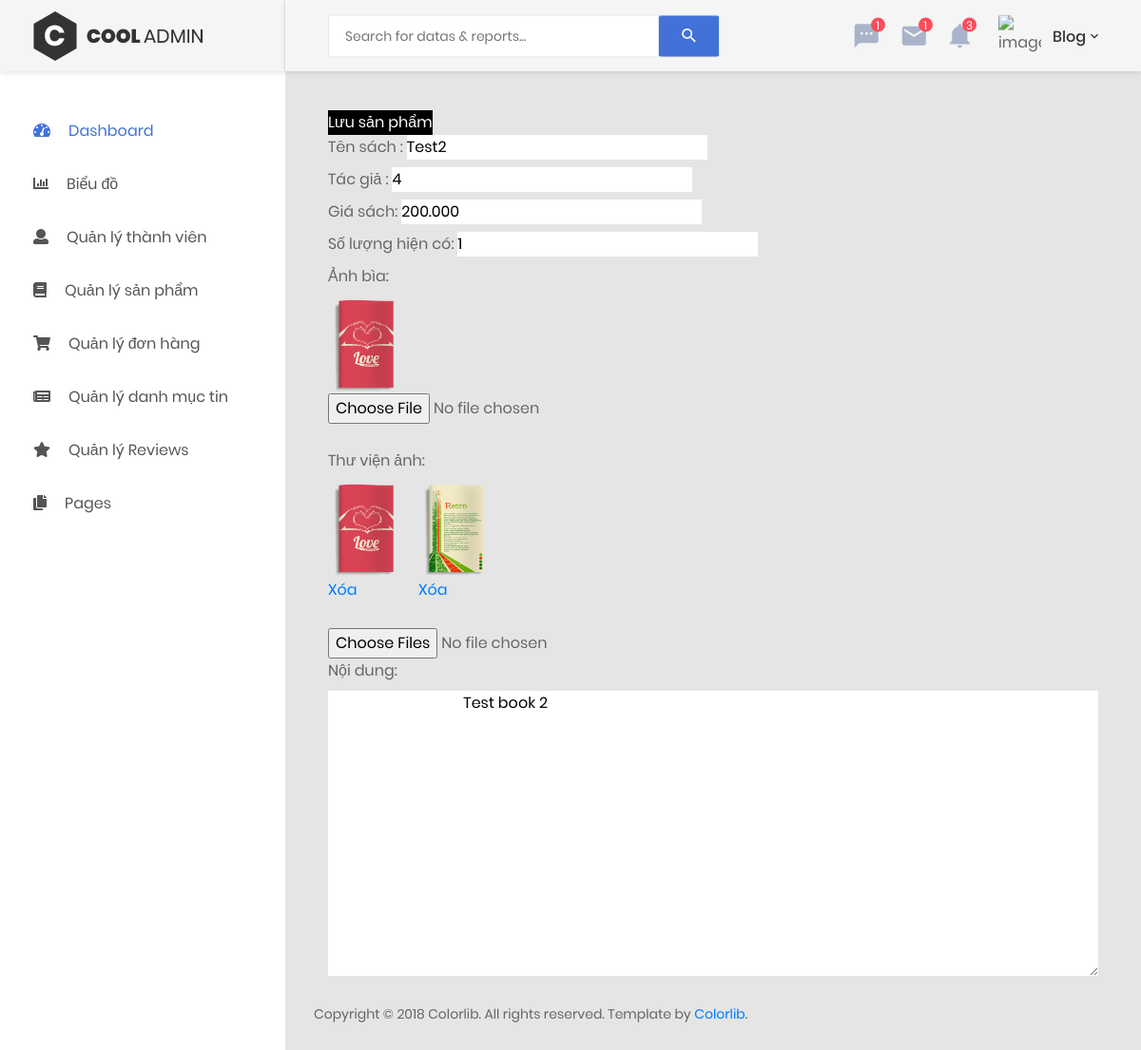
/admin/book_handle.php?id=31&task=copy&task=copy (signed in), run on the app's committed database.
### tables this page shows
CREATE TABLE `books_authors` (
  `author_id` int(11) NOT NULL,
  `book_id` int(11) NOT NULL
);

CREATE TABLE `books` (
  `id` int(11) NOT NULL,
  `tittle` varchar(255) NOT NULL,
  `image` varchar(255) NOT NULL,
  `price` float NOT NULL,
  `discount` float DEFAULT NULL,
  `quantity` int(11) NOT NULL,
  `content` longtext NOT NULL,
  `publication_date` int(11) DEFAULT NULL,
  `created_date` int(11) NOT NULL,
  `last_updated` int(11) NOT NULL
);

CREATE TABLE `books_library` (
  `id` int(11) NOT NULL,
  `book_id` int(11) NOT NULL,
  `path` varchar(255) NOT NULL,
  `created_time` int(11) NOT NULL,
  `last_updated` int(11) NOT NULL
);

### admin/book_handle.php (the view, shortened to what this page needs)
<?php
    include 'header.php';
     ?>
   <body>
        <?php if (empty($_SESSION['current_user'])) { ?>
            <a href="login.php">Đăng nhập để vào trang Admin</a>
            <?php
         } else {
        include 'menu_sidebar.php';
        ?>
        <div class="page-container">
    <?php
        include 'admin_navbar.php';
    ?>
            <div class="main-content">
                <div class="section__content section__content--p30">
                    <div class="container-fluid">
                        <div class="row">
                            <div class="col-md-12">
            <?php
            if (isset($_GET['action']) && ($_GET['action'] == 'add' || $_GET['action'] == 'edit')) {
               if (isset($_POST['tittle']) && !empty($_POST['tittle']) && isset($_POST['price']) && !empty($_POST['price'])) {
                    $galleryImages = array();
                    if (empty($_POST['tittle'])) {
                        $error = "Bạn phải nhập tên sản phẩm";
                    } elseif (empty($_POST['price'])) {
                        $error = "Bạn phải nhập giá sản phẩm";
                    } elseif (!empty($_POST['price']) && is_numeric(str_replace('.', '', $_POST['price'])) == false) {
                        $error = "Giá nhập không hợp lệ";
                    }
                    if (isset($_FILES['image']) && !empty($_FILES['image']['name'][0])) {
                        $uploadedFiles = $_FILES['image'];
                        $result = uploadFiles($uploadedFiles);
                        if (!empty($result['errors'])) {
                            $error = $result['errors'];
                        } else {
                            $image = $result['path'];
                        }
                    }
                    if (!isset($image) && !empty($_POST['image'])) {
                        $image = $_POST['image'];
                    }
                    if (isset($_FILES['gallery']) && !empty($_FILES['gallery']['name'][0])) {
                        $uploadedFiles = $_FILES['gallery'];
                        $result = uploadFiles($uploadedFiles);
                        if (!empty($result['errors'])) {
                            $error = $result['errors'];
                        } else {
                            $galleryImages = $result['uploaded_files'];
                        }
                    }
                    if (!empty($_POST['gallery_image'])) {
                        $galleryImages = array_merge($galleryImages, $_POST['gallery_image']);
                    }
                    if (!isset($error)) {
                        if ($_GET['action'] == 'edit' && !empty($_GET['id'])) {
                            $result = mysqli_query($con, "UPDATE `books` SET `tittle` = '" . $_POST['tittle'] . "', `quantity` = '" . $_POST['quantity'] . "' ,`image` =  '" . $image . "',
                             `price` = " . str_replace('.', '', $_POST['price']) . ", `content` = '" . $_POST['content'] . "', `last_updated` = " . time() . " WHERE `books`.`id` = " . $_GET['id']);
                           $result2 = mysqli_query($con, "UPDATE `books_authors` SET `author_id` = '" . $_POST['author_id'] . "' WHERE `books_authors`.`book_id` = " . $_GET['id']);
                        } else {
                            $result = mysqli_query($con, "INSERT INTO `books` (`id`, `tittle` , `quantity` , `image`, `price`, `content`, `created_date`, `last_updated`)
                            VALUES (NULL, '" . $_POST['tittle'] . "', '" . $_POST['quantity'] . "' , '" . $image . "',
                             '" . str_replace('.', '', $_POST['price']) . "', '" . $_POST['content'] . "', " . time() . ", " . time() . ");");
                            $book_add = mysqli_query($con, "SELECT MAX(id) FROM `books` ");
                            $book_add_id = $book_add->fetch_assoc();
                            $result2 = mysqli_query($con, "INSERT INTO `books_authors` (`author_id`,`book_id`)
                            VALUES ('" . $_POST['author_id'] . "',  '" . $book_add_id['MAX(id)'] . "'  )   ") ;
                        }
                        if (!$result) {
                            $error = "Có lỗi xảy ra trong quá trình thực hiện.";
                        } else {
                            if (!empty($galleryImages)) {
                                $book_id = ($_GET['action'] == 'edit' && !empty($_GET['id'])) ? $_GET['id'] : $con->insert_id;
                                $insertValues = "";
                                foreach ($galleryImages as $path) {
                                    if (empty($insertValues)) {
                                        $insertValues = "(NULL, " . $book_id . ", '" . $path . "', " . time() . ", " . time() . ")";
                                    } else {
                                        $insertValues .= ",(NULL, " . $book_id . ", '" . $path . "', " . time() . ", " . time() . ")";
                                    }
                                }
                                $result = mysqli_query($con, "INSERT INTO `books_library` (`id`, `book_id`, `path`, `created_time`, `last_updated`) VALUES " . $insertValues . ";");
                            }
                        }
                    }
                }
                else {
                    $error = "Bạn chưa nhập thông tin sản phẩm.";
                }
                ?>
                <div class = "container">
                    <div class = "error"><?= isset($error) ? $error : "Cập nhật thành công" ?></div>
                    <a href = "book.php">Quay lại trang quản lý sách</a>
                </div>
            </div>
            <?php
            }
            else {
                if (!empty($_GET['id'])) {
                    $result = mysqli_query($con, "SELECT books.*,books_authors.author_id
                    FROM `books_authors` INNER JOIN `books` ON books.id = books_authors.book_id WHERE `id` = " . $_GET['id']);
                    $book = $result->fetch_assoc();
                    $gallery = mysqli_query($con, "SELECT * FROM `books_library` WHERE `book_id` = " . $_GET['id']);
                    if (!empty($gallery) && !empty($gallery->num_rows)) {
                        while ($row = mysqli_fetch_array($gallery)) {
                            $book['gallery'][] = array(
                                'id' => $row['id'],
                                'path' => $row['path']
                            );
                        }
                    }
                }
            ?>
                    <form id="book-form" method="POST" action="<?= (!empty($book) && !isset($_GET['task'])) ? "?action=edit&id=" . $_GET['id'] : "?action=add" ?>"  enctype="multipart/form-data">
                        <input class="" style="background-color: black; color: white;"  type="submit" title="Lưu sản phẩm" value="Lưu sản phẩm" />
                            <div class="wrap-field">
                                <label>Tên sách : </label>
                                <input type="text" name="tittle" value="<?= (!empty($book) ? $book['tittle'] : "") ?>" />
                            </div>
                            <div class="wrap-field">
                                <label>Tác giả : </label>
                                <input type="text" name="author_id" value="<?= (!empty($book) ? $book['author_id'] : "") ?>" />
                            </div>
                            <div class="wrap-field">
                                <label>Giá sách: </label>
                                <input type="text" name="price" value="<?= (!empty($book) ? number_format($book['price'], 0, ",", ".") : "") ?>" />
                            </div>
                            <div class="wrap-field">
                                <label>Số lượng hiện có: </label>
                                <input type="text" name="quantity" value="<?= (!empty($book) ? $book['quantity'] : "") ?>" />
                            </div>
                            <div class="wrap-field">
                                <label>Ảnh bìa: </label>
                                <div class="right-wrap-field" style="width:80px;height: 120px;margin-bottom: 40px;">
                            <?php if (!empty($book['image'])) { ?>
                                    <img src="../<?= $book['image'] ?>" /><br/>
                             <?php   } ?>
                                    <input type="file" name="image" />
                                </div>
                            </div>
                            <div class="wrap-field">
                                <label>Thư viện ảnh: </label>
                                <div class="right-wrap-field">
                                        <?php if (!empty($book['gallery'])) { ?>
                                        <ul style="list-style:none; display:flex">
                        <?php foreach ($book['gallery'] as $image) { ?>
                                                <li style="width:80px;height: 120px; margin-bottom:35px;margin-right: 15px;">
                                                    <img  src="../<?= $image['path'] ?>"/>
                                                    <a href="book_library_delete.php?id=<?= $image['id'] ?>">Xóa</a>
                                                </li>
                         <?php } ?>
                                        </ul>
                                    <?php } ?>
                                <input multiple="" type="file" name="gallery[]" />
                                </div>
                            </div>
                            <div class="wrap-field">
                                <label>Nội dung: </label>
                                <textarea name="content" id="book-content" style="height: 300px;width: -webkit-fill-available;">
                                    <?= (!empty($book) ? $book['content'] : "") ?>
                                </textarea>
                            </div>
                    </form>
                        </div>
                        <div class="row">
                            <div class="col-md-12">
                                <div class="copyright">
                                    <p>Copyright © 2018 Colorlib. All rights reserved. Template by <a href="https://colorlib.com">Colorlib</a>.</p>
                                </div>
                            </div>
                        </div>
                    </div>
                </div>
            </div>
        </div>
    <?php } ?>
    <?php } ?>
</body>
</html>

### data on the page
books_authors: tittle "Test2", author_id "4", price "200.000", quantity "1", book.image (picture), content "Test book 2"
books_library: path (picture)
books_library: path (picture)

### other printed values
$currentUser['last_name'] "Blog"
